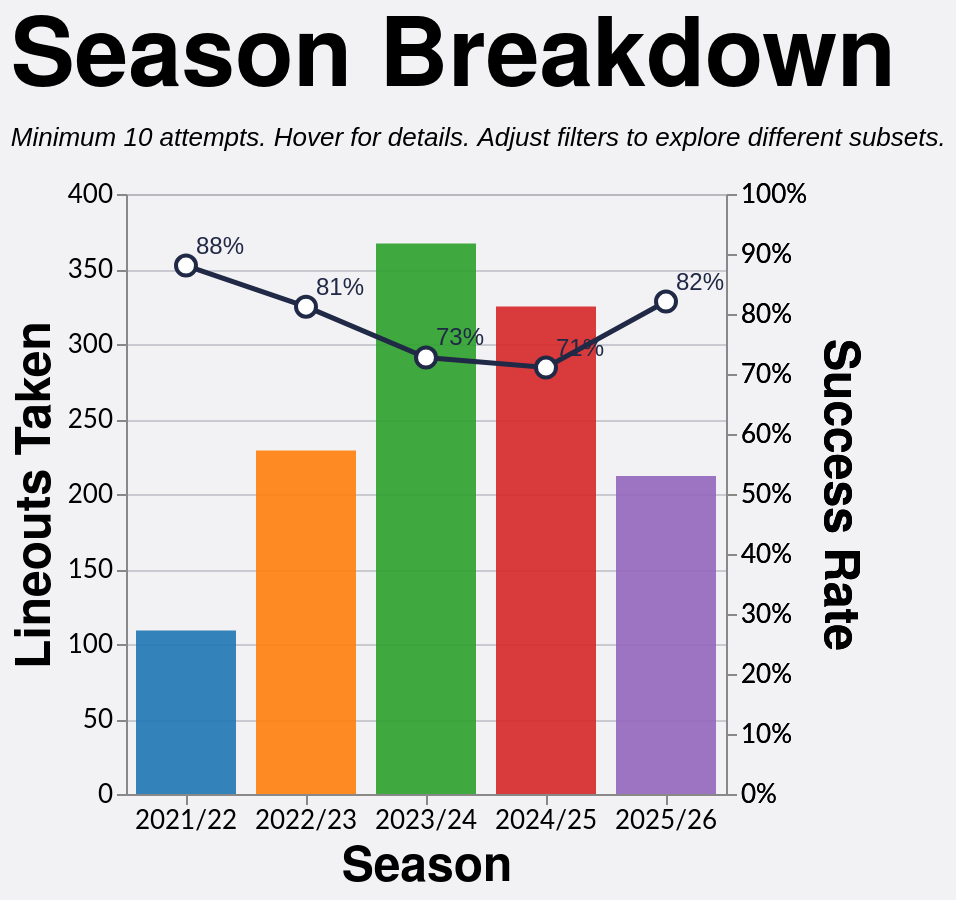

Here is the Vega-Lite specification saved for this chart:
### Vega-Lite specification from a JSON file in a GitHub repository (floating-point values rounded to 4 significant figures; data arrays with more than 128 entries replaced by an {"elided": "..."} marker saying what was removed)
{"config": {"axis": {"labelFont": "Lato, sans-serif", "titleFont": "PT Sans Narrow, Helvetica Neue, Helvetica, Arial, sans-serif", "labelFontSize": 13, "titleFontSize": 24, "gridColor": "#202947", "gridOpacity": 0.2}, "header": {"labelFont": "PT Sans Narrow, Helvetica Neue, Helvetica, Arial, sans-serif", "titleFont": "PT Sans Narrow, Helvetica Neue, Helvetica, Arial, sans-serif", "labelFontSize": 24, "titleFontSize": 28, "labelFontWeight": "bold", "orient": "left"}, "legend": {"labelFont": "Lato, sans-serif", "titleFont": "PT Sans Narrow, Helvetica Neue, Helvetica, Arial, sans-serif", "labelFontSize": 14, "titleFontSize": 16, "titlePadding": 5, "fillColor": "white", "strokeColor": "black", "padding": 10, "titleFontWeight": "lighter", "titleFontStyle": "italic", "titleColor": "gray", "offset": 10}, "title": {"font": "PT Sans Narrow, Helvetica Neue, Helvetica, Arial, sans-serif", "fontSize": 48, "fontWeight": "bold", "anchor": "start", "align": "center", "titlePadding": 20, "subtitlePadding": 10, "subtitleFontSize": 13, "subtitleColor": "", "subtitleFontStyle": "italic", "offset": 15, "color": "black"}, "axisX": {"labelAngle": 0}, "facet": {"title": null, "header": null, "align": {"row": "each", "column": "each"}}, "resolve": {"scale": {"y": "independent", "facet": "independent"}}, "background": "#f2f1f4", "scale": {"offsetBandPaddingOuter": 0.2, "offsetBandPaddingInner": 0.1}}, "layer": [{"mark": {"type": "bar", "opacity": 0.9, "size": 50}, "encoding": {"color": {"field": "season", "legend": null, "scale": {"scheme": "category10"}, "type": "nominal"}, "stroke": {"value": "transparent"}, "tooltip": [{"field": "season", "title": "Season", "type": "nominal"}, {"field": "attempts", "format": ",.0f", "title": "Attempts", "type": "quantitative"}, {"field": "won", "format": ",.0f", "title": "Won", "type": "quantitative"}, {"field": "success_rate", "format": ".1%", "title": "Success Rate", "type": "quantitative"}], "x": {"axis": {"labelAngle": 0}, "field": "season", "sort": ["2021/22", "2022/23", "2023/24", "2024/25", "2025/26"], "title": "Season", "type": "nominal"}, "y": {"field": "attempts", "title": "Lineouts Taken", "type": "quantitative"}}, "transform": [{"filter": "(loSquad == 'All' || datum.squad == loSquad) && (loSeason == 'All' || datum.season == loSeason) && (loGameType == 'All' || (loGameType == 'League + Cup' && (datum.game_type == 'League' || datum.game_type == 'Cup')) || (loGameType == 'League only' && datum.game_type == 'League') || datum.game_type == loGameType) && (loThrower == 'All' || datum.thrower == loThrower) && (loJumper == 'All' || datum.jumper == loJumper) && (loArea == 'All' || datum.area == loArea) && (loNumbers == 'All' || datum.numbers == loNumbers)"}, {"aggregate": [{"op": "count", "as": "attempts"}, {"op": "sum", "field": "won", "as": "won"}], "groupby": ["season"]}, {"filter": "datum.attempts >= 10"}, {"calculate": "datum.won / datum.attempts", "as": "success_rate"}]}, {"mark": {"type": "line", "point": {"fill": "white", "filled": false, "size": 100, "stroke": "#202946"}, "stroke": "#202946", "strokeWidth": 2.5}, "encoding": {"tooltip": [{"field": "season", "title": "Season", "type": "nominal"}, {"field": "attempts", "format": ",.0f", "title": "Attempts", "type": "quantitative"}, {"field": "won", "format": ",.0f", "title": "Won", "type": "quantitative"}, {"field": "success_rate", "format": ".1%", "title": "Success Rate", "type": "quantitative"}], "x": {"axis": {"labelAngle": 0}, "field": "season", "sort": ["2021/22", "2022/23", "2023/24", "2024/25", "2025/26"], "title": "Season", "type": "nominal"}, "y": {"axis": {"format": "%"}, "field": "success_rate", "scale": {"domain": [0, 1]}, "title": "Success Rate", "type": "quantitative"}}, "transform": [{"filter": "(loSquad == 'All' || datum.squad == loSquad) && (loSeason == 'All' || datum.season == loSeason) && (loGameType == 'All' || (loGameType == 'League + Cup' && (datum.game_type == 'League' || datum.game_type == 'Cup')) || (loGameType == 'League only' && datum.game_type == 'League') || datum.game_type == loGameType) && (loThrower == 'All' || datum.thrower == loThrower) && (loJumper == 'All' || datum.jumper == loJumper) && (loArea == 'All' || datum.area == loArea) && (loNumbers == 'All' || datum.numbers == loNumbers)"}, {"aggregate": [{"op": "count", "as": "attempts"}, {"op": "sum", "field": "won", "as": "won"}], "groupby": ["season"]}, {"filter": "datum.attempts >= 10"}, {"calculate": "datum.won / datum.attempts", "as": "success_rate"}]}, {"mark": {"type": "text", "align": "left", "baseline": "middle", "color": "#202946", "dx": 5, "dy": -10, "fontSize": 12}, "encoding": {"text": {"field": "success_rate", "format": ".0%", "type": "quantitative"}, "x": {"axis": {"labelAngle": 0}, "field": "season", "sort": ["2021/22", "2022/23", "2023/24", "2024/25", "2025/26"], "title": "Season", "type": "nominal"}, "y": {"axis": {"format": "%"}, "field": "success_rate", "scale": {"domain": [0, 1]}, "title": "Success Rate", "type": "quantitative"}}, "transform": [{"filter": "(loSquad == 'All' || datum.squad == loSquad) && (loSeason == 'All' || datum.season == loSeason) && (loGameType == 'All' || (loGameType == 'League + Cup' && (datum.game_type == 'League' || datum.game_type == 'Cup')) || (loGameType == 'League only' && datum.game_type == 'League') || datum.game_type == loGameType) && (loThrower == 'All' || datum.thrower == loThrower) && (loJumper == 'All' || datum.jumper == loJumper) && (loArea == 'All' || datum.area == loArea) && (loNumbers == 'All' || datum.numbers == loNumbers)"}, {"aggregate": [{"op": "count", "as": "attempts"}, {"op": "sum", "field": "won", "as": "won"}], "groupby": ["season"]}, {"filter": "datum.attempts >= 10"}, {"calculate": "datum.won / datum.attempts", "as": "success_rate"}]}], "data": {"name": "data-68ec3d1f2e8eca2377d596ffc2c35356"}, "height": 300, "params": [{"name": "loSquad", "value": "All"}, {"name": "loSeason", "value": "All"}, {"name": "loGameType", "value": "All"}, {"name": "loThrower", "value": "All"}, {"name": "loJumper", "value": "All"}, {"name": "loArea", "value": "All"}, {"name": "loNumbers", "value": "All"}], "resolve": {"scale": {"y": "independent"}}, "title": {"text": "Season Breakdown", "subtitle": "Minimum 10 attempts. Hover for details. Adjust filters to explore different subsets."}, "width": {"step": 60}, "$schema": "https://vega.github.io/schema/vega-lite/v5.20.1.json", "datasets": {"data-68ec3d1f2e8eca2377d596ffc2c35356": {"elided": "1242 records"}}}
